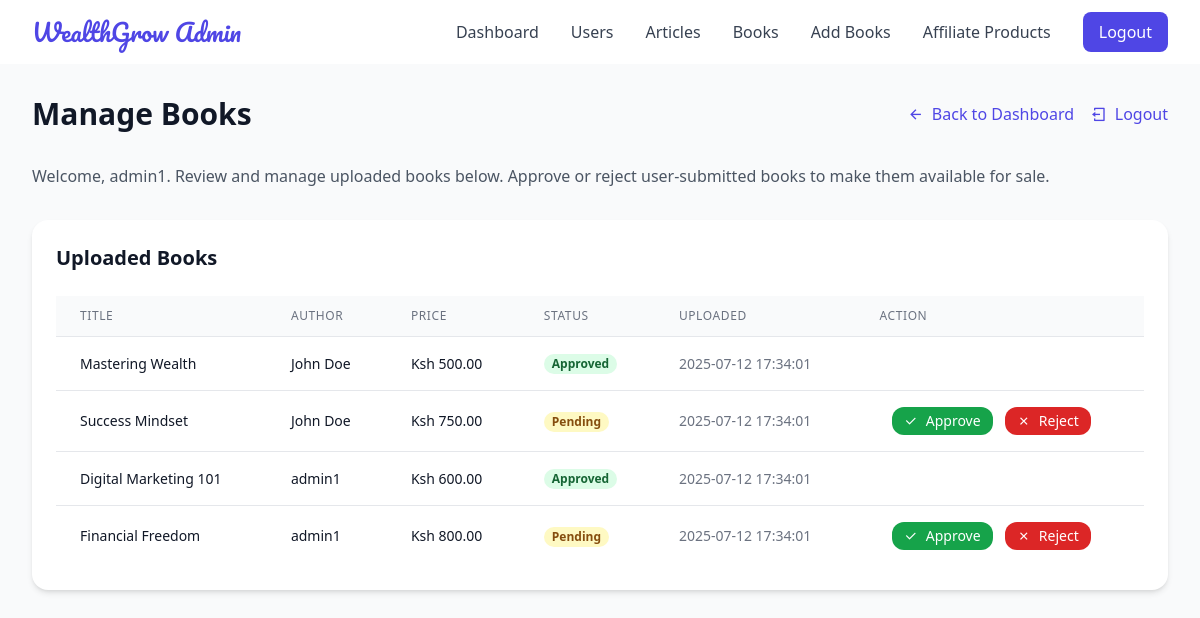
Page /admin/books.php (signed in) on the committed database.
### tables this page shows
CREATE TABLE books (
    id INT AUTO_INCREMENT PRIMARY KEY,
    user_id INT DEFAULT NULL,
    admin_id INT DEFAULT NULL,
    title VARCHAR(100) NOT NULL,
    description TEXT,
    price DECIMAL(10,2) NOT NULL,
    commission DECIMAL(10,2) NOT NULL,
    file_path VARCHAR(255) NOT NULL,
    status ENUM('pending', 'approved', 'rejected') NOT NULL DEFAULT 'pending',
    created_at TIMESTAMP DEFAULT CURRENT_TIMESTAMP,
    FOREIGN KEY (user_id) REFERENCES users(id) ON DELETE CASCADE,
    FOREIGN KEY (admin_id) REFERENCES admins(id) ON DELETE CASCADE,
    CONSTRAINT chk_author CHECK ((user_id IS NOT NULL AND admin_id IS NULL) OR (user_id IS NULL AND admin_id IS NOT NULL)),
    INDEX idx_title (title),
    INDEX idx_status (status)
);

### admin/books.php (the view, shortened to what this page needs)
<?php
include_once '../config.php';
$admin_id = $_SESSION['admin_id'];
$stmt = $conn->prepare('SELECT username FROM admins WHERE id = ?');
$stmt->bind_param('i', $admin_id);
if (!$stmt->execute()) {
    error_log('Failed to fetch admin: admin_id=' . $admin_id . ', error=' . $stmt->error . ', time=' . date('Y-m-d H:i:s'));
    $error = 'An error occurred while loading admin profile. Please try again later.';
}
$admin = $stmt->get_result()->fetch_assoc();
$stmt = $conn->prepare('SELECT b.id, b.user_id, b.admin_id, b.title, b.price, b.status, b.created_at,
                        COALESCE(u.full_name, a.username) AS author_name
                        FROM books b
                        LEFT JOIN users u ON b.user_id = u.id
                        LEFT JOIN admins a ON b.admin_id = a.id
                        ORDER BY b.created_at DESC');
if (!$stmt->execute()) {
    error_log('Failed to fetch books: error=' . $stmt->error . ', time=' . date('Y-m-d H:i:s'));
    $error = 'An error occurred while loading books. Please try again later.';
    $books = [];
} else {
    $books = $stmt->get_result()->fetch_all(MYSQLI_ASSOC);
}
?>
<?php include_once 'header.php'; ?>
<section class="py-8 bg-gray-50 min-h-screen">
    <div class="max-w-7xl mx-auto px-4 sm:px-6 lg:px-8">
        <div class="flex justify-between items-center mb-8">
            <h2 class="text-2xl md:text-3xl font-bold text-gray-900">Manage Books</h2>
            <div class="flex space-x-4">
                <a href="dashboard.php" class="flex items-center text-primary hover:text-indigo-700 font-medium transition-colors" aria-label="Back to dashboard">
                    <i class="ri-arrow-left-line mr-2"></i> Back to Dashboard
                </a>
                <a href="logout.php" class="flex items-center text-primary hover:text-indigo-700 font-medium transition-colors" aria-label="Logout">
                    <i class="ri-logout-box-line mr-2"></i> Logout
                </a>
            </div>
        </div>
        <p class="text-base text-gray-600 mb-8">Welcome, <?php echo htmlspecialchars($admin['username']); ?>. Review and manage uploaded books below. Approve or reject user-submitted books to make them available for sale.</p>
        <div class="bg-white p-6 rounded-lg shadow-md">
            <h3 class="text-xl font-semibold text-gray-900 mb-6">Uploaded Books</h3>
            <?php if (empty($books)): ?>
                <p class="text-gray-600">No books uploaded.</p>
            <?php else: ?>
                <div class="overflow-x-auto">
                    <table class="min-w-full divide-y divide-gray-200">
                        <thead class="bg-gray-50">
                            <tr>
                                <th class="px-6 py-3 text-left text-xs font-medium text-gray-500 uppercase tracking-wider">Title</th>
                                <th class="px-6 py-3 text-left text-xs font-medium text-gray-500 uppercase tracking-wider">Author</th>
                                <th class="px-6 py-3 text-left text-xs font-medium text-gray-500 uppercase tracking-wider">Price</th>
                                <th class="px-6 py-3 text-left text-xs font-medium text-gray-500 uppercase tracking-wider">Status</th>
                                <th class="px-6 py-3 text-left text-xs font-medium text-gray-500 uppercase tracking-wider">Uploaded</th>
                                <th class="px-6 py-3 text-left text-xs font-medium text-gray-500 uppercase tracking-wider">Action</th>
                            </tr>
                        </thead>
                        <tbody class="bg-white divide-y divide-gray-200">
                            <?php foreach ($books as $book): ?>
                                <tr class="hover:bg-gray-50 transition-colors">
                                    <td class="px-6 py-4 whitespace-nowrap text-sm text-gray-900"><?php echo htmlspecialchars($book['title']); ?></td>
                                    <td class="px-6 py-4 whitespace-nowrap text-sm text-gray-900"><?php echo htmlspecialchars($book['author_name']); ?></td>
                                    <td class="px-6 py-4 whitespace-nowrap text-sm text-gray-900">Ksh <?php echo htmlspecialchars(number_format($book['price'], 2)); ?></td>
                                    <td class="px-6 py-4 whitespace-nowrap text-sm">
                                        <span class="px-2 inline-flex text-xs leading-5 font-semibold rounded-full
                                            <?php echo $book['status'] === 'approved' ? 'bg-green-100 text-green-800' : ($book['status'] === 'pending' ? 'bg-yellow-100 text-yellow-800' : 'bg-red-100 text-red-800'); ?>">
                                            <?php echo ucfirst(htmlspecialchars($book['status'])); ?>
                                        </span>
                                    </td>
                                    <td class="px-6 py-4 whitespace-nowrap text-sm text-gray-500"><?php echo htmlspecialchars($book['created_at']); ?></td>
                                    <td class="px-6 py-4 whitespace-nowrap text-sm">
                                        <?php if ($book['status'] === 'pending'): ?>
                                            <form method="POST" action="books.php" class="inline-flex space-x-3">
                                                <button type="submit" name="action" value="approve" class="bg-green-600 text-white px-3 py-1 rounded-md hover:bg-green-700 transition-colors" aria-label="Approve book">
                                                    <i class="ri-check-line mr-1"></i> Approve
                                                </button>
                                                <button type="submit" name="action" value="reject" class="bg-red-600 text-white px-3 py-1 rounded-md hover:bg-red-700 transition-colors" aria-label="Reject book">
                                                    <i class="ri-close-line mr-1"></i> Reject
                                                </button>
                                            </form>
                                        <?php endif; ?>
                                    </td>
                                </tr>
                            <?php endforeach; ?>
                        </tbody>
                    </table>
                </div>
            <?php endif; ?>
        </div>
    </div>
</section>

### style.css (style rules this page uses)
:where([class^="ri-"])::before { content: none; }

### rows in the picture
books: title "Mastering Wealth", author_name "John Doe", price "500.00", status "Approved", created_at "2025-07-12 17:34:01"
books: title "Success Mindset", author_name "John Doe", price "750.00", status "Pending", created_at "2025-07-12 17:34:01"
books: title "Digital Marketing 101", author_name "admin1", price "600.00", status "Approved", created_at "2025-07-12 17:34:01"
books: title "Financial Freedom", author_name "admin1", price "800.00", status "Pending", created_at "2025-07-12 17:34:01"

### other values in the picture
$admin['username'] "admin1"
